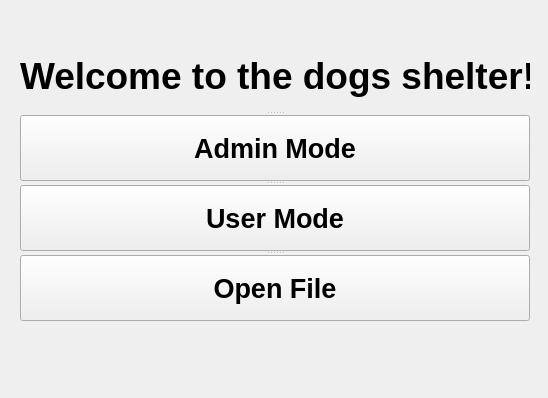
<?xml version="1.0" encoding="UTF-8"?>
<ui version="4.0">
 <class>Form</class>
 <widget class="QWidget" name="Form">
  <property name="geometry">
   <rect>
    <x>0</x>
    <y>0</y>
    <width>548</width>
    <height>398</height>
   </rect>
  </property>
  <property name="windowTitle">
   <string>Form</string>
  </property>
  <widget class="QSplitter" name="splitter">
   <property name="geometry">
    <rect>
     <x>20</x>
     <y>40</y>
     <width>510</width>
     <height>281</height>
    </rect>
   </property>
   <property name="orientation">
    <enum>Qt::Vertical</enum>
   </property>
   <widget class="QLabel" name="label">
    <property name="font">
     <font>
      <pointsize>28</pointsize>
      <bold>true</bold>
     </font>
    </property>
    <property name="text">
     <string>Welcome to the dogs shelter!</string>
    </property>
   </widget>
   <widget class="QPushButton" name="pushButton">
    <property name="font">
     <font>
      <pointsize>20</pointsize>
      <bold>true</bold>
     </font>
    </property>
    <property name="text">
     <string>Admin Mode</string>
    </property>
   </widget>
   <widget class="QPushButton" name="pushButton_2">
    <property name="font">
     <font>
      <pointsize>20</pointsize>
      <bold>true</bold>
     </font>
    </property>
    <property name="text">
     <string>User Mode</string>
    </property>
   </widget>
   <widget class="QPushButton" name="pushButton_3">
    <property name="font">
     <font>
      <pointsize>20</pointsize>
      <bold>true</bold>
     </font>
    </property>
    <property name="text">
     <string>Open File</string>
    </property>
   </widget>
  </widget>
 </widget>
 <resources/>
 <connections>
  <connection>
   <sender>pushButton</sender>
   <signal>clicked()</signal>
   <receiver>Form</receiver>
   <slot>admin_mode()</slot>
   <hints>
    <hint type="sourcelabel">
     <x>165</x>
     <y>172</y>
    </hint>
    <hint type="destinationlabel">
     <x>298</x>
     <y>316</y>
    </hint>
   </hints>
  </connection>
 </connections>
 <slots>
  <slot>admin_mode()</slot>
 </slots>
</ui>
